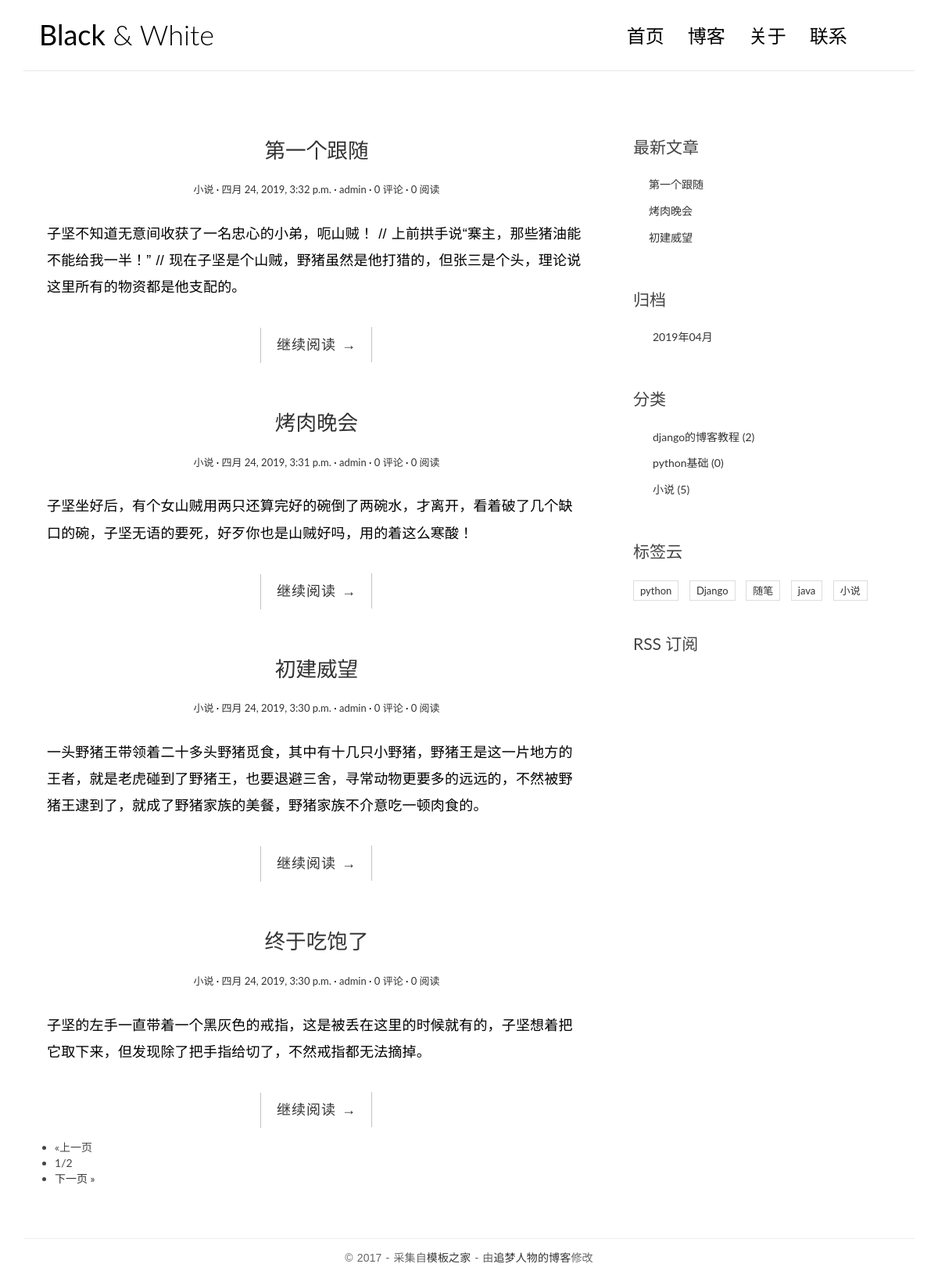
/blog/, run on an earlier commit of the app's database.
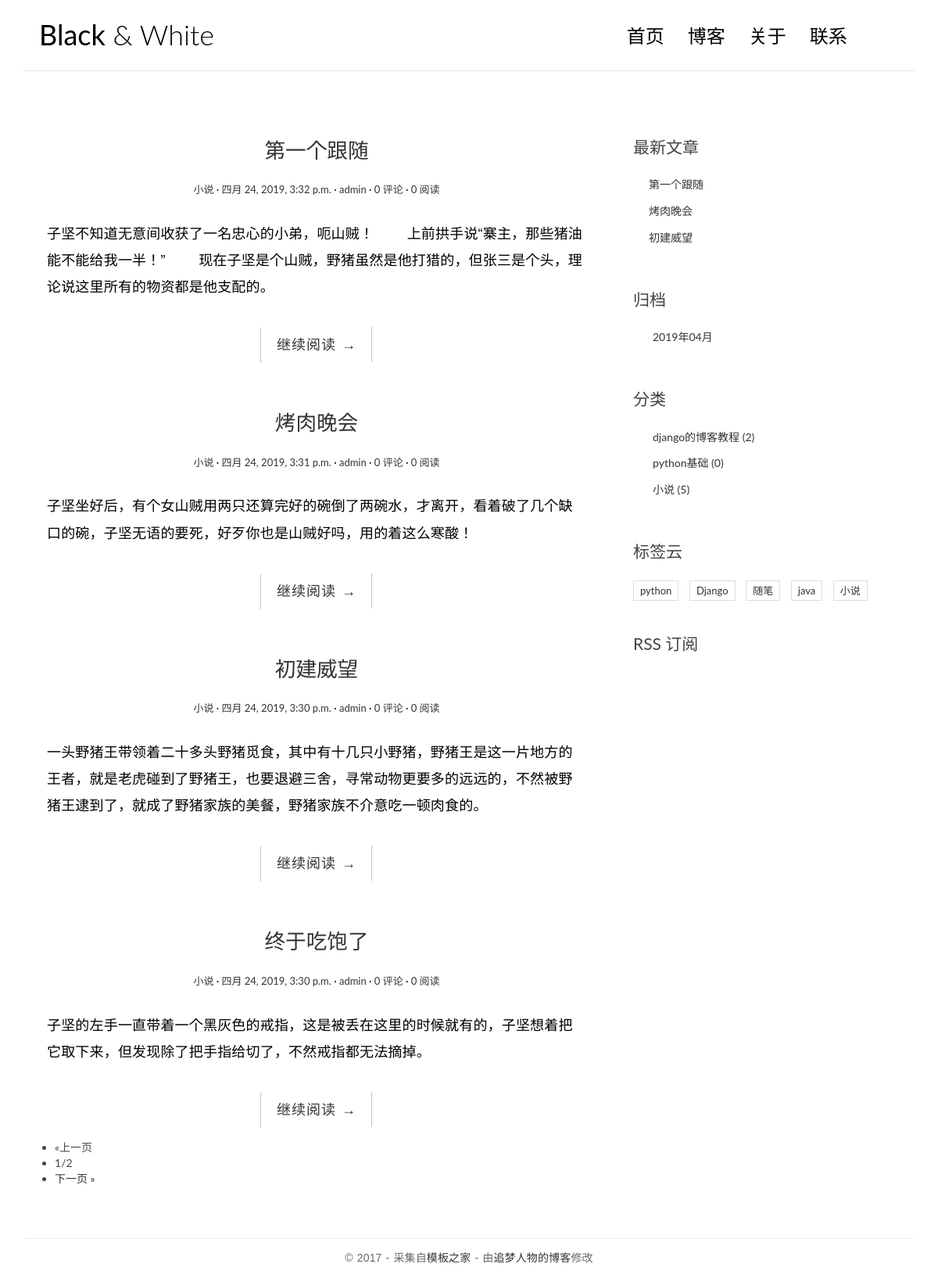
And on a later commit of the database.
### blog/models.py (models this page shows, shortened)
class Article(models.Model):
    title = models.CharField(max_length=50, verbose_name='文章')
    reads = models.IntegerField(default=0, verbose_name='浏览数')
    summany = models.TextField(verbose_name='文章摘要')
    count = models.TextField(verbose_name='内容')
    create_time = models.DateTimeField(auto_now_add=True, verbose_name='创建时间')
    modified_time = models.DateTimeField(auto_now=True, verbose_name='修改时间')
    author = models.ForeignKey(Author,on_delete=models.CASCADE, verbose_name='作者')
    sort_id = models.ForeignKey(Sort, on_delete=models.CASCADE, verbose_name='分类')
    label = models.ManyToManyField(Labels, verbose_name='标签')
    class Meta():
        ordering = ['-create_time']
        verbose_name_plural = '文章表'

class Sort(models.Model):
    classname = models.CharField(max_length=50, verbose_name='类别名称')
    def __str__(self):
        return self.classname
    class Meta():
        verbose_name_plural = '类别'

class Author(models.Model):
    username = models.CharField(max_length=20,verbose_name='作者')
    email = models.EmailField(verbose_name='邮箱')
    plone = models.IntegerField(max_length=11, verbose_name='手机号')
    def __str__(self):
        return self.username
    class Meta():
        verbose_name_plural = '作者表'

### blog/views.py (the view)
def index(request):
    articles = Article.objects.all()
    paginator = Paginator(articles, 4, 2)
    page = request.GET.get('page')
    try:
        articles = paginator.page(page)
    except PageNotAnInteger:
        articles = paginator.page(1)
    except EmptyPage:
        articles = paginator.page(paginator.num_pages)
    return render(request, 'blog/index.html', {'articles':articles})

### blog/templatetags/blog_extras.py (called while the page is built)
@register.simple_tag
def get_articless():
    articless = Article.objects.all()[:3]
    return articless

@register.simple_tag
def get_sorts():
    sorts = Sort.objects.all()
    return sorts

@register.simple_tag
def get_labelss():
    labelss = Labels.objects.all()
    return labelss

@register.simple_tag
def get_dates():
    dates = Article.objects.datetimes('create_time', 'month', order='DESC')
    return dates

### templates/blog/index.html (shortened to what this page needs)
{% extends 'blog/base.html' %}
{% block lift %}
{% for article in articles %}
<article class="post post-1">
    <header class="entry-header">
        <h1 class="entry-title">
            <a href="{% url 'blog:single' article.id%}">{{article.title}}</a>
        </h1>
        <div class="entry-meta">
            <span class="post-category"><a href="#">{{article.sort_id}}</a></span>
            <span class="post-date"><a href="#"><time class="entry-date"
                                                      datetime="{{article.create_time}}">{{article.create_time}}</time></a></span>
            <span class="post-author"><a href="#">{{article.author}}</a></span>
            <span class="comments-link"><a href="#">{{article.comment_set.all.count}} 评论</a></span>
            <span class="views-count"><a href="#">{{article.reads}} 阅读</a></span>
        </div>
    </header>
    <div class="entry-content clearfix">
        <p>{{article.summany|safe}}</p>
        <div class="read-more cl-effect-14">
            <a href="{% url 'blog:single' article.id%}" class="more-link">继续阅读 <span class="meta-nav">→</span></a>
        </div>
    </div>
</article>
{% empty %}
    <span>kong</span>
{% endfor %}
<div id="pagination">
    <ul id="pagination-flickr">
    {% if articles.has_previous %}
    <li class="previous"><a href="?page={{ articles.previous_page_number }}
                {% if request.GET.year %}
                    &year={{ request.GET.year }}
                {% endif %}{% if request.GET.month %}
                    &month={{ request.GET.month }}
                {% endif %}{% if request.GET.cid %}
                    &cid={{ request.GET.cid }}
                {% endif %}">&laquo;上一页</a></li>
    {% else %}
    <li class="previous-off">&laquo;上一页</li>
    {% endif %}
     <li class="active">{{ articles.number }}/{{ articles.paginator.num_pages }}</li>
    {% if articles.has_next %}
      <li class="next"><a href="?page={{ articles.next_page_number }}
                ">下一页 &raquo;</a></li>
    {% else %}
      <li class="next-off">下一页 &raquo;</li>
    {% endif %}
   </ul>
</div>
{% endblock %}

### templates/blog/base.html (shortened to what the changed rows need)
{% load blog_extras %}
{% get_articless as articless %}
{% get_sorts as sorts %}
{% get_labelss as labelss %}
{% get_dates as dates %}
<!DOCTYPE html>
<html>
<head>
    <link rel="stylesheet" href="/static/css/bootstrap.min.css">
    <link rel="stylesheet" href="http://code.ionicframework.com/ionicons/2.0.1/css/ionicons.min.css">
    <link rel="stylesheet" href="/static/css/pace.css">
    <link rel="stylesheet" href="/static/css/custom.css">
</head>
<body>
<div class="container">
    <header id="site-header">
        <div class="row">
            <div class="col-md-4 col-sm-5 col-xs-8">
                <div class="logo">
                    <h1><a href="{% url 'blog:index' %}"><b>Black</b> &amp; White</a></h1>
                </div>
            </div>
        </div>
    </header>
</div>
<div class="content-body">
    <div class="container">
        <div class="row">
            <main class="col-md-8">
                {% block lift %}
                {% endblock %}
            </main>
            <aside class="col-md-4">
                <div class="widget widget-recent-posts">
                    <ul>
                        {% for article in articless %}
                        <li>
                            <a href="{% url 'blog:single' article.id%}">{{article.title}}</a>
                        </li>
                        {% empty %}
                            <h1>ppinda</h1>
                        {% endfor %}
                    </ul>
                </div>
                    {% regroup dates by year as dates_by_year %}
            </aside>
        </div>
    </div>
</div>
</body>
</html>

What changed in the data, as far as the page shows it:
changed Article "第一个跟随": summany "子坚不知道无意间收获了一名忠心的小弟，呃山贼！ // 上前拱手说“寨主，那些猪油能不能给我一半！” // 现在子坚是个山贼，野猪虽然是他打猎的，但张三是个头，理论说这里所有的物资都是他支配的。" → "子坚不知道无意间收获了一名忠心的小弟，呃山贼！ 上前拱手说“寨主，那些猪油能不能给我一半！” 现在子坚是个山贼，野猪虽然是他打猎的，但张三是个头，理论说这里所有的物资都是他支配的。"
